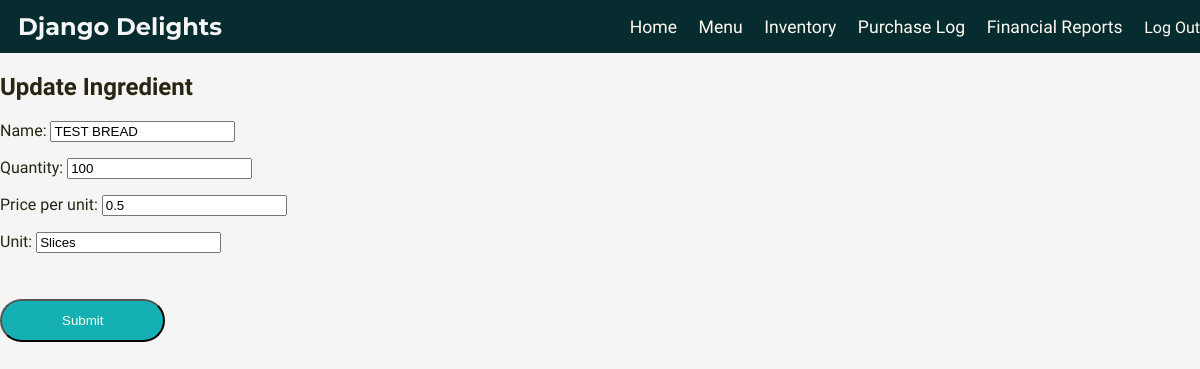
/ingredient/update/1 (signed in), run on an earlier commit of the app's database.
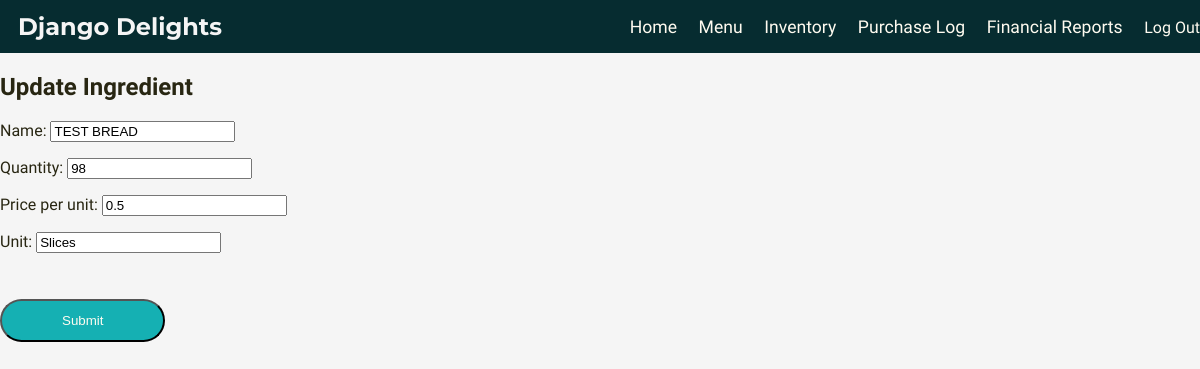
And on a later commit of the database.
### inventory/models.py (models this page shows, shortened)
class Ingredient(models.Model):
    name = models.CharField(max_length=30)
    quantity = models.IntegerField(default=0)
    price_per_unit = models.FloatField(default=0.0)
    unit = models.CharField(max_length=30, default="Units")

### inventory/views.py (the view)
# urls.py: path('ingredient/update/<pk>', views.IngredientUpdate.as_view(), name='ingredientupdate'),
class IngredientUpdate(LoginRequiredMixin, UpdateView):
    model = Ingredient
    form_class = IngredientForm
    template_name = "inventory/ingredient_update.html"
    success_url = "/ingredient/list"

### inventory/forms.py
class IngredientForm(forms.ModelForm):
    class Meta:
        model = Ingredient
        fields = "__all__"

### inventory/templates/inventory/ingredient_update.html (shortened to what this page needs)
{% extends './base.html' %}
{% load static %}
{% block head %}
<link rel="stylesheet" href="{% static 'inventory/style.css' %}">
{% endblock %}
{% block content %}
<h2>Update Ingredient</h2>
<form method="post">
<div>
  {% csrf_token %} {{ form.as_p }}
  <input type="submit" value="Submit" />
</div>
</form>
{% endblock %}

What changed in the data, as far as the page shows it:
changed Ingredient "TEST BREAD": quantity "100" → "98"
